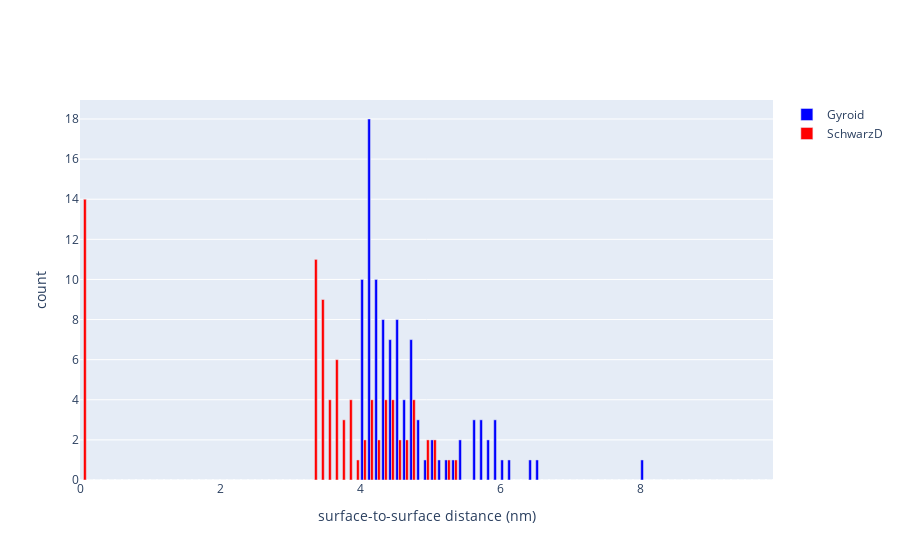

Notebook cell for this chart:
### Markdown cell above
### Comparison

### Code cell
# Plot both histograms on same figure
fig = go.Figure()

counts, bins = np.histogram(hist_gyroid,bins=np.arange(0,10,0.1))
bins = 0.5 * (bins[:-1] + bins[1:])
fig.add_trace(go.Bar(
    x=bins, y=counts, name='Gyroid',marker_color='blue'
))

counts, bins = np.histogram(hist_schwarzD,bins=np.arange(0,10,0.1))
bins = 0.5 * (bins[:-1] + bins[1:])
fig.add_trace(go.Bar(
    x=bins, y=counts, name='SchwarzD',marker_color='red'
))

fig.update_layout(xaxis_title='surface-to-surface distance (nm)',
                 yaxis_title='count')

fig.show()
# fig.write_image('dist_compare.png')

### Figure 1 — Plotly figure (JSON) as saved in the notebook; plotly's stock layout.template omitted (floating-point values rounded to 4 significant figures)
{"data": [{"marker": {"color": "blue"}, "name": "Gyroid", "type": "bar", "x": [0.05, 0.15, 0.25, 0.35, 0.45, 0.55, 0.65, 0.75, 0.85, 0.95, 1.05, 1.15, 1.25, 1.35, 1.45, 1.55, 1.65, 1.75, 1.85, 1.95, 2.05, 2.15, 2.25, 2.35, 2.45, 2.55, 2.65, 2.75, 2.85, 2.95, 3.05, 3.15, 3.25, 3.35, 3.45, 3.55, 3.65, 3.75, 3.85, 3.95, 4.05, 4.15, 4.25, 4.35, 4.45, 4.55, 4.65, 4.75, 4.85, 4.95, 5.05, 5.15, 5.25, 5.35, 5.45, 5.55, 5.65, 5.75, 5.85, 5.95, 6.05, 6.15, 6.25, 6.35, 6.45, 6.55, 6.65, 6.75, 6.85, 6.95, 7.05, 7.15, 7.25, 7.35, 7.45, 7.55, 7.65, 7.75, 7.85, 7.95, 8.05, 8.15, 8.25, 8.35, 8.45, 8.55, 8.65, 8.75, 8.85, 8.95, 9.05, 9.15, 9.25, 9.35, 9.45, 9.55, 9.65, 9.75, 9.85], "y": [0, 0, 0, 0, 0, 0, 0, 0, 0, 0, 0, 0, 0, 0, 0, 0, 0, 0, 0, 0, 0, 0, 0, 0, 0, 0, 0, 0, 0, 0, 0, 0, 0, 0, 0, 0, 0, 0, 0, 0, 10, 18, 10, 8, 7, 8, 4, 7, 3, 1, 2, 1, 1, 1, 2, 0, 3, 3, 2, 3, 1, 1, 0, 0, 1, 1, 0, 0, 0, 0, 0, 0, 0, 0, 0, 0, 0, 0, 0, 0, 1, 0, 0, 0, 0, 0, 0, 0, 0, 0, 0, 0, 0, 0, 0, 0, 0, 0, 0]}, {"marker": {"color": "red"}, "name": "SchwarzD", "type": "bar", "x": [0.05, 0.15, 0.25, 0.35, 0.45, 0.55, 0.65, 0.75, 0.85, 0.95, 1.05, 1.15, 1.25, 1.35, 1.45, 1.55, 1.65, 1.75, 1.85, 1.95, 2.05, 2.15, 2.25, 2.35, 2.45, 2.55, 2.65, 2.75, 2.85, 2.95, 3.05, 3.15, 3.25, 3.35, 3.45, 3.55, 3.65, 3.75, 3.85, 3.95, 4.05, 4.15, 4.25, 4.35, 4.45, 4.55, 4.65, 4.75, 4.85, 4.95, 5.05, 5.15, 5.25, 5.35, 5.45, 5.55, 5.65, 5.75, 5.85, 5.95, 6.05, 6.15, 6.25, 6.35, 6.45, 6.55, 6.65, 6.75, 6.85, 6.95, 7.05, 7.15, 7.25, 7.35, 7.45, 7.55, 7.65, 7.75, 7.85, 7.95, 8.05, 8.15, 8.25, 8.35, 8.45, 8.55, 8.65, 8.75, 8.85, 8.95, 9.05, 9.15, 9.25, 9.35, 9.45, 9.55, 9.65, 9.75, 9.85], "y": [14, 0, 0, 0, 0, 0, 0, 0, 0, 0, 0, 0, 0, 0, 0, 0, 0, 0, 0, 0, 0, 0, 0, 0, 0, 0, 0, 0, 0, 0, 0, 0, 0, 11, 9, 4, 6, 3, 4, 1, 2, 4, 2, 4, 4, 2, 2, 4, 0, 2, 2, 0, 1, 1, 0, 0, 0, 0, 0, 0, 0, 0, 0, 0, 0, 0, 0, 0, 0, 0, 0, 0, 0, 0, 0, 0, 0, 0, 0, 0, 0, 0, 0, 0, 0, 0, 0, 0, 0, 0, 0, 0, 0, 0, 0, 0, 0, 0, 0]}], "layout": {"xaxis": {"title": {"text": "surface-to-surface distance (nm)"}}, "yaxis": {"title": {"text": "count"}}}}
